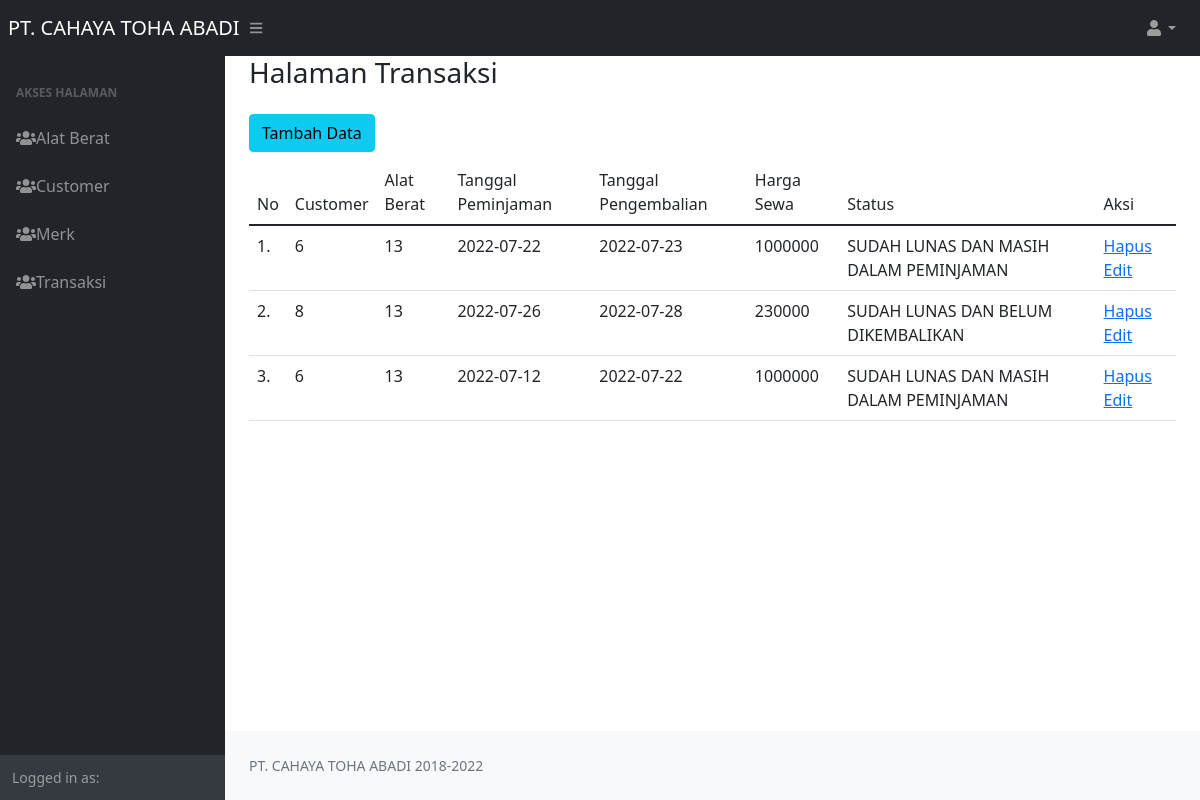
/index.php/transaksi, run on the app's committed database.
### tables this page shows
CREATE TABLE `transaksi` (
  `id` int(11) NOT NULL,
  `customer` int(11) NOT NULL,
  `alatberat` int(11) NOT NULL,
  `tgl_pinjam` date NOT NULL,
  `tgl_kembali` date NOT NULL,
  `harga` int(15) NOT NULL,
  `status` varchar(100) NOT NULL
);

### application/controllers/Transaksi.php (called while the page is built, shortened)
<?php
class Transaksi extends CI_Controller
{
    public function __construct()
    {
        $this->load->model('Transaksi_model');
        $this->load->model('Alatberat_model');
        $this->load->model('Customer_model');
    }
    public function index()
    {
        $data['judul'] = "Halaman Transaksi";
        $data['user'] = $this->db->get_where('user', ['email' => $this->session->userdata('email')])->row_array();
        $data['transaksi'] = $this->Transaksi_model->get();
        $this->load->view("layout/header", $data);
        $this->load->view("transaksi/vw_transaksi", $data);
        $this->load->view("layout/footer", $data);
    }
}

### index.php (called while the page is built, shortened)
<?php
require_once BASEPATH.'core/CodeIgniter.php';

### application/models/Transaksi_model.php (called while the page is built, shortened)
<?php
class Transaksi_model extends CI_Model
{
    public $table = 'transaksi';
    public function get()
    {
        $this->db->from($this->table);
        $query = $this->db->get();
        return $query->result_array();
    }
}

### application/views/transaksi/vw_transaksi.php (the view)
<div class="container-fluid px-4">
    <h1 class="h3 mb-4 text-gray-800"><?php echo $judul; ?></h1>
    <div class="row">
        <div class="col-md-6"><a href="<?= base_url() ?>Transaksi/tambah" class="btn btn-info mb-2">Tambah Data</a></div>
        <div class="col-md-12">
            <table class="table">
                <thead>
                    <tr>
                        <td>No</td>
                        <td>Customer</td>
                        <td>Alat Berat</td>
                        <td>Tanggal Peminjaman</td>
                        <td>Tanggal Pengembalian</td>
                        <td>Harga Sewa</td>
                        <td>Status</td>
                        <td>Aksi</td>
                    </tr>
                </thead>
                <tbody>
                    <?php $i = 1; ?>
                    <?php foreach ($transaksi as $us) : ?>
                        <tr>
                            <td><?= $i; ?>.</td>
                            <td><?= $us['customer']; ?></td>
                            <td><?= $us['alatberat']; ?></td>
                            <td><?= $us['tgl_pinjam']; ?></td>
                            <td><?= $us['tgl_kembali']; ?></td>
                            <td><?= $us['harga']; ?></td>
                            <td><?= $us['status']; ?></td>
                            <td>
                                <a href="<?= base_url('Transaksi/hapus/') . $us['id']; ?>">Hapus</a>
                                <a href="<?= base_url('Transaksi/edit/') . $us['id']; ?>">Edit</a>
                            </td>
                        </tr>
                        <?php $i++; ?>
                    <?php endforeach; ?>
                </tbody>
            </table>
        </div>
    </div>
</div>

### data on the page
transaksi: customer "6", alatberat "13", tgl_pinjam "2022-07-22", tgl_kembali "2022-07-23", harga "1000000", status "SUDAH LUNAS DAN MASIH DALAM PEMINJAMAN"
transaksi: customer "8", alatberat "13", tgl_pinjam "2022-07-26", tgl_kembali "2022-07-28", harga "230000", status "SUDAH LUNAS DAN BELUM DIKEMBALIKAN"
transaksi: customer "6", alatberat "13", tgl_pinjam "2022-07-12", tgl_kembali "2022-07-22", harga "1000000", status "SUDAH LUNAS DAN MASIH DALAM PEMINJAMAN"

### other printed values
$judul "Halaman Transaksi"
